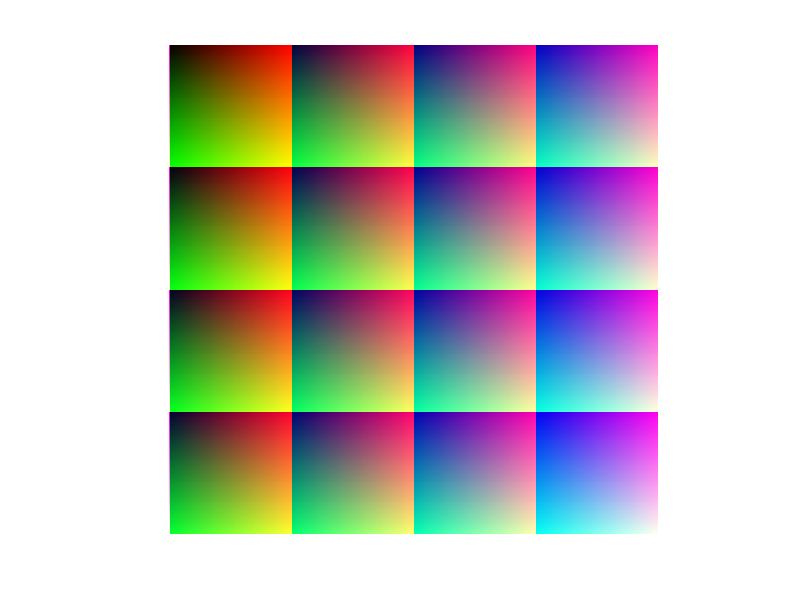

This figure's MATLAB source:
%% Generates image for color test
% Contains most of the color spectrum

s = 64;

prueba_r = uint8(zeros(s,s));
for i = 1:s
    prueba_r(:,i)=(i*256/s-1)*ones(s,1);
end

prueba_g = uint8(zeros(s,s));
for i = 1:s
    prueba_g(i,:)=(i*256/s-1)*ones(1,s);
end

prueba_rg = cat(3,prueba_r,prueba_g);

rg_h=cat(2,prueba_rg,prueba_rg,prueba_rg,prueba_rg);
rg_vh=cat(1,rg_h,rg_h,rg_h,rg_h);

prueba_b = uint8(zeros(256,s));
for i = 1:256
   prueba_b(i,:)=floor((i-1)/s)*s/4*ones(1,s);
end

b_vh = prueba_b;
mask = uint8(s*ones(256,s));
b_vh = cat(2,b_vh,prueba_b+mask);
b_vh = cat(2,b_vh,prueba_b+mask*2);
b_vh = cat(2,b_vh,prueba_b+mask*3);

color_test = cat(3,rg_vh,b_vh);

figure
imshow(color_test)